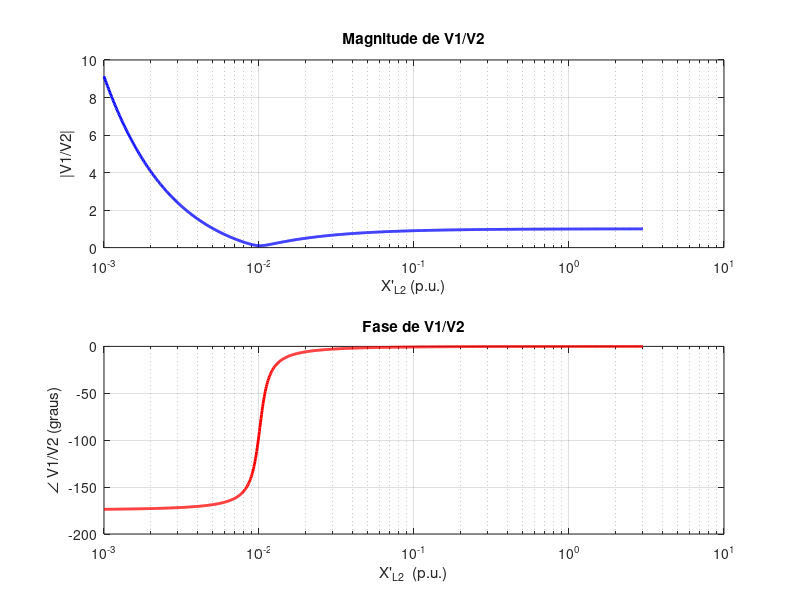

Write MATLAB code to recreate this figure.
clc; close all; clear all;

% Definição do intervalo de XL2 de 10⁻³ a 3 p.u. para permitir escala log
XL2 = logspace(-3, log10(3), 1000);  
R2 = 0.1 * XL2;  % R2 é 10% de XL2
XC = 0.01017;   % Reatância capacitiva

% Cálculo de K
K = (-1j*XC + R2 + 1j*XL2) ./ (R2 + 1j*XL2);

% Cálculo da magnitude e fase de K
K_mag = abs(K);           % Magnitude
K_phase = angle(K) * 180/pi;  % Fase em graus

% Plot da magnitude
figure;
subplot(2,1,1);
semilogx(XL2, K_mag, 'b', 'LineWidth', 2);  % Escala log no eixo X
xlabel('X''_{L2} (p.u.)');
ylabel('|V1/V2|');
title('Magnitude de V1/V2');
grid on;

% Plot da fase
subplot(2,1,2);
semilogx(XL2, K_phase, 'r', 'LineWidth', 2);  % Escala log no eixo X
xlabel('X''_{L2}  (p.u.)');
ylabel('\angle V1/V2 (graus)');
title('Fase de V1/V2');
grid on;